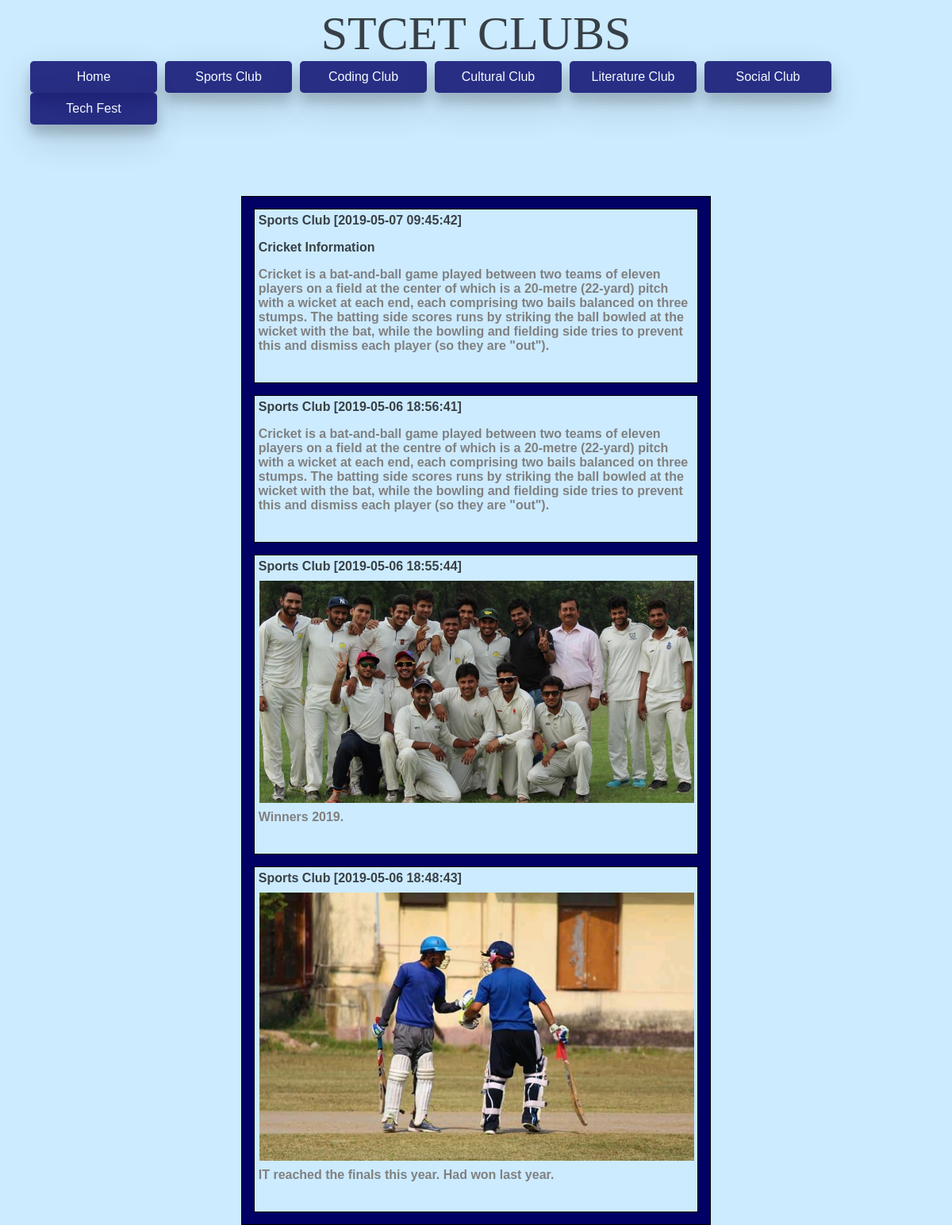
Page /sports/sportshome.php on the committed database.
### tables this page shows
CREATE TABLE `files` (
  `file_id` int(11) NOT NULL,
  `name` varchar(255) DEFAULT NULL,
  `description` varchar(500) NOT NULL,
  `img_dir` varchar(255) DEFAULT NULL,
  `club_id` int(11) NOT NULL,
  `time` timestamp NULL DEFAULT CURRENT_TIMESTAMP ON UPDATE CURRENT_TIMESTAMP
);

### sports/sportshome.php (the view, shortened to what this page needs)
<?php require '../connection.php'; ?>
<!DOCTYPE html>
<html>
<head>
    <link rel="stylesheet" href="..\style.css">
</head>
<body>
    <center>
    <header >STCET CLUBS</header>
    </center>
            <div id="menu-bar">
                <ul>
                    <li><a href="../home.php" id="home-button">Home</a>
                        </li>
                    <li><a>Sports Club</a>
                    </li>
                    <li><a>Coding Club</a>
                    </li>
                    <li><a>Cultural Club</a>
                    </li>
                    <li><a>Literature Club</a>
                    </li>
                    <li><a>Social Club</a>
                    </li>
                    <li><a>Tech Fest</a>
                    </li>
                </ul>
            </div>
  <div id="content">
      <?php
       $sql="SELECT * FROM files where club_id=1 ORDER BY time DESC";
       $result=mysqli_query($connection,$sql);
       function club($college_club)
       {
         if($college_club==1)
         {
          return "Sports Club";
         }
         elseif ($college_club==2)
         {
           return "Coding Club";
         }
         elseif ($college_club==3)
         {
           return "Cultural Club";
         }
         elseif ($college_club==4)
         {
           return "Literature Club";
         }
         elseif ($college_club==5)
         {
           return "Social Club";
         }
         else
         {
          return "Tech Fest";
         }
       }
       while ($row=mysqli_fetch_array($result))
       {
        if (is_null($row['img_dir']))
        {
           echo "<div id='img_div' >";
           echo "<p style=font-weight: bold;>".club($row['club_id'])." [".$row['time']."]"."</p>";
           echo "<p style=font-weight: bold;>".$row['name']."</p>";
           echo "<p id='description'>".$row['description']."</p>";
           echo "</div>";
        }
        else
        {
           echo "<div id='img_div' >";
           echo "<p style=font-weight: bold;>".club($row['club_id'])." [".$row['time']."]"."</p>";
           echo "<img src='../".$row['img_dir']."'>";
           echo "<p id='description'>".$row['description']."</p>";
           echo "</div>";
         }
       }
      ?>
  </div>
</body>
</html>

### style.css (style rules this page uses)
* { box-sizing: border-box; }
body { font-family: 'Nonito',sans-serif; color: #384047; background-color: #ccebff; }
header { font-size: 60px; font-family: "Times New Roman", Times, serif; }
#menu-bar ul { margin: 0px; padding: 0px; list-style: none; line-height: 60px; }
#menu-bar ul li { position: relative; left: 30px; float:left; width: 160px; height: 40px; background-color: #000066; opacity: .8; line-height: 40px; text-align: center; font-size: 16px; margin-right: 10px; box-shadow: 0 12px 16px 0 rgba(0,0,0,0.24), 0 17px 50px 0 rgba(0,0,0,0.19); cursor: pointer; -webkit-transition-duration: 0.4s; transition-duration: 0.4s; border-radius: 5px; }
#menu-bar ul li a { display: block; text-decoration: none; color: white; }
#content { position: relative; top: 150px; width:50%; margin: 20px auto; border:1px solid black; background-color: #000065; }
#img_div { width: 95%; padding: 5px; margin: 15px auto; border: 1px solid black; background-color: #ccebff; }
#img_div:after { content:""; display:block; clear: both; }
#img_div p { font-weight: bold; position: relative; bottom: 16px; }
img { position: relative; bottom: 24px; float: left; margin:1px; width:100%; height:100%; }
#description { position: relative; bottom: 20px; font-size: 16px; color: gray; font-style: normal; }

### rows in the picture
files: club "Sports Club", time "2019-05-07 09:45:42", name "Cricket Information", description "Cricket is a bat-and-ball game played between two teams of eleven players on a field at the center of which is a 20-metre (22-yard) pitch with a wicket at each end, each comprising two bails balanced on three stumps. The batting side scores runs by striking the ball bowled at the wicket with the bat, while the bowling and fielding side tries to prevent this and dismiss each player (so they are \"out\")."
files: club "Sports Club", time "2019-05-06 18:56:41", description "Cricket is a bat-and-ball game played between two teams of eleven players on a field at the centre of which is a 20-metre (22-yard) pitch with a wicket at each end, each comprising two bails balanced on three stumps. The batting side scores runs by striking the ball bowled at the wicket with the bat, while the bowling and fielding side tries to prevent this and dismiss each player (so they are \"out\")."
files: club "Sports Club", time "2019-05-06 18:55:44", img_dir (picture), description "Winners 2019."
files: club "Sports Club", time "2019-05-06 18:48:43", img_dir (picture), description "IT reached the finals this year. Had won last year."
